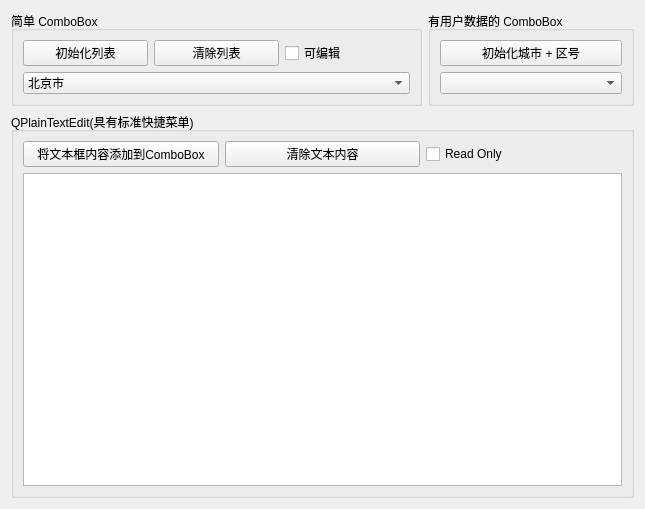
<?xml version="1.0" encoding="UTF-8"?>
<ui version="4.0">
 <class>Widget</class>
 <widget class="QWidget" name="Widget">
  <property name="geometry">
   <rect>
    <x>0</x>
    <y>0</y>
    <width>645</width>
    <height>509</height>
   </rect>
  </property>
  <property name="windowTitle">
   <string>QComboBox 和 QPlainTextEdit</string>
  </property>
  <layout class="QGridLayout" name="gridLayout_3">
   <item row="0" column="0">
    <widget class="QGroupBox" name="groupBox">
     <property name="sizePolicy">
      <sizepolicy hsizetype="Preferred" vsizetype="Preferred">
       <horstretch>2</horstretch>
       <verstretch>0</verstretch>
      </sizepolicy>
     </property>
     <property name="title">
      <string>简单 ComboBox</string>
     </property>
     <layout class="QGridLayout" name="gridLayout">
      <item row="0" column="0">
       <widget class="QPushButton" name="btnListInit">
        <property name="text">
         <string>初始化列表</string>
        </property>
       </widget>
      </item>
      <item row="0" column="1">
       <widget class="QPushButton" name="btnListClear">
        <property name="text">
         <string>清除列表</string>
        </property>
       </widget>
      </item>
      <item row="0" column="2">
       <widget class="QCheckBox" name="chkEditable">
        <property name="text">
         <string>可编辑</string>
        </property>
       </widget>
      </item>
      <item row="1" column="0" colspan="3">
       <widget class="QComboBox" name="cmbSimple">
        <item>
         <property name="text">
          <string>北京市</string>
         </property>
         <property name="icon">
          <iconset resource="res.qrc">
           <normaloff>:/icons/unit.ico</normaloff>:/icons/unit.ico</iconset>
         </property>
        </item>
        <item>
         <property name="text">
          <string>上海市</string>
         </property>
         <property name="icon">
          <iconset resource="res.qrc">
           <normaloff>:/icons/unit.ico</normaloff>:/icons/unit.ico</iconset>
         </property>
        </item>
       </widget>
      </item>
     </layout>
    </widget>
   </item>
   <item row="0" column="1">
    <widget class="QGroupBox" name="groupBox_3">
     <property name="sizePolicy">
      <sizepolicy hsizetype="Preferred" vsizetype="Preferred">
       <horstretch>1</horstretch>
       <verstretch>0</verstretch>
      </sizepolicy>
     </property>
     <property name="title">
      <string>有用户数据的 ComboBox</string>
     </property>
     <layout class="QVBoxLayout" name="verticalLayout">
      <item>
       <widget class="QPushButton" name="btnCityZone">
        <property name="text">
         <string>初始化城市 + 区号</string>
        </property>
       </widget>
      </item>
      <item>
       <widget class="QComboBox" name="cmbCityZone"/>
      </item>
     </layout>
    </widget>
   </item>
   <item row="1" column="0" colspan="2">
    <widget class="QGroupBox" name="groupBox_2">
     <property name="title">
      <string>QPlainTextEdit(具有标准快捷菜单)</string>
     </property>
     <layout class="QGridLayout" name="gridLayout_2">
      <item row="0" column="0">
       <widget class="QPushButton" name="btnAddText2Cmb">
        <property name="text">
         <string>将文本框内容添加到ComboBox</string>
        </property>
       </widget>
      </item>
      <item row="0" column="1">
       <widget class="QPushButton" name="btnTextClear">
        <property name="text">
         <string>清除文本内容</string>
        </property>
       </widget>
      </item>
      <item row="0" column="2">
       <widget class="QCheckBox" name="chkReadOnly">
        <property name="text">
         <string>Read Only</string>
        </property>
       </widget>
      </item>
      <item row="1" column="0" colspan="3">
       <widget class="QPlainTextEdit" name="plainTextEdit"/>
      </item>
     </layout>
    </widget>
   </item>
  </layout>
 </widget>
 <resources>
  <include location="res.qrc"/>
 </resources>
 <connections/>
</ui>
